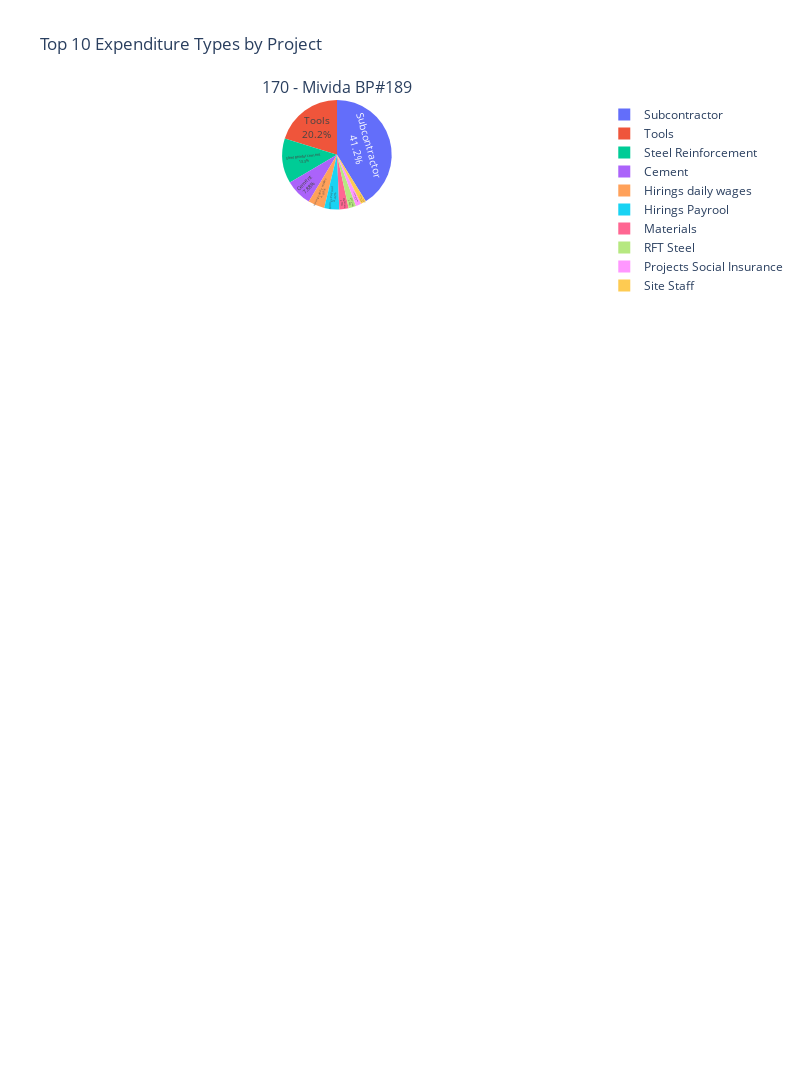

The notebook cell saved with this chart:
### Code cell
import plotly.express as px
import plotly.subplots as sp

# 1. SQL query to get top 10 expenditure types for each project
query_top_expenditures = """
SELECT project_no, expenditure_type, SUM(amount) AS TotalAmount
FROM [omar.rme1].[dbo].[cost_dist]
WHERE project_no IN ('170')
GROUP BY project_no, expenditure_type
ORDER BY project_no, TotalAmount DESC
"""

# 2. Execute the query
with engine.connect() as conn:
    results_top_expenditures = execute_query(conn, query_top_expenditures)

# 3. Create DataFrame for top expenditure types
df_top_expenditures = pd.DataFrame(results_top_expenditures, columns=['project_no', 'expenditure_type', 'TotalAmount'])

# 4. Get the project names from df_merged (assuming it's available from the 3rd cell)
# (This line remains the same as in the fourth cell)

# 5. Create a subplot for each project, arranged vertically, with project number and name in titles
# Specify specs to create subplots of type 'domain' for pie charts
fig = sp.make_subplots(
    rows=5, 
    cols=1, 
    subplot_titles=[f"{proj} - {project_names_dict[proj]}" for proj in df['project_no'].unique()],
    specs=[[{'type': 'domain'}] for _ in range(5)]  # 5 subplots, each of type 'domain'
)

# 6. Iterate through each project and create a pie chart for its top 10 expenditure types
for i, project_no in enumerate(df['project_no'].unique()):
    # Filter data for the current project and get top 10 expenditure types
    project_data = df_top_expenditures[df_top_expenditures['project_no'] == project_no].nlargest(10, 'TotalAmount')

    # Create the pie chart 
    pie_chart = px.pie(
        project_data, 
        values='TotalAmount',
        names='expenditure_type',
        title=f'Top 10 Expenditure Types for Project {project_no}',
    )

    # Add the trace from the pie chart to the subplot
    fig.add_trace(pie_chart.data[0], row=i+1, col=1)

# 7. Adjust the overall layout
fig.update_layout(
    height=2000,  # Adjust height as needed
    width=800,
    showlegend=True,
    title_text="Top 10 Expenditure Types by Project"
)

# Update layout for traces
fig.update_traces(textposition='inside', textinfo='percent+label')

# 8. Display chart
fig.write_html('top_10_expenditure_types_by_project.html')
fig.show()

### Figure 1 — Plotly figure (JSON) as saved in the notebook; plotly's stock layout.template omitted (floating-point values rounded to 4 significant figures)
{"data": [{"domain": {"x": [0, 1], "y": [0.88, 1]}, "hovertemplate": "expenditure_type=%{label}<br>TotalAmount=%{value}<extra></extra>", "labels": ["Subcontractor", "Tools", "Steel Reinforcement", "Cement", "Hirings daily wages", "Hirings Payrool", "Materials", "RFT Steel", "Projects Social Insurance", "Site Staff"], "legendgroup": "", "name": "", "showlegend": true, "textinfo": "percent+label", "textposition": "inside", "type": "pie", "values": [299600000.0, 147000000.0, 96570000.0, 57350000.0, 35490000.0, 32180000.0, 20010000.0, 16170000.0, 11796403, 11300000.0]}], "layout": {"annotations": [{"font": {"size": 16}, "showarrow": false, "text": "170 - Mivida BP#189", "x": 0.5, "xanchor": "center", "xref": "paper", "y": 1, "yanchor": "bottom", "yref": "paper"}], "height": 2000, "showlegend": true, "title": {"text": "Top 10 Expenditure Types by Project"}, "width": 800}}
